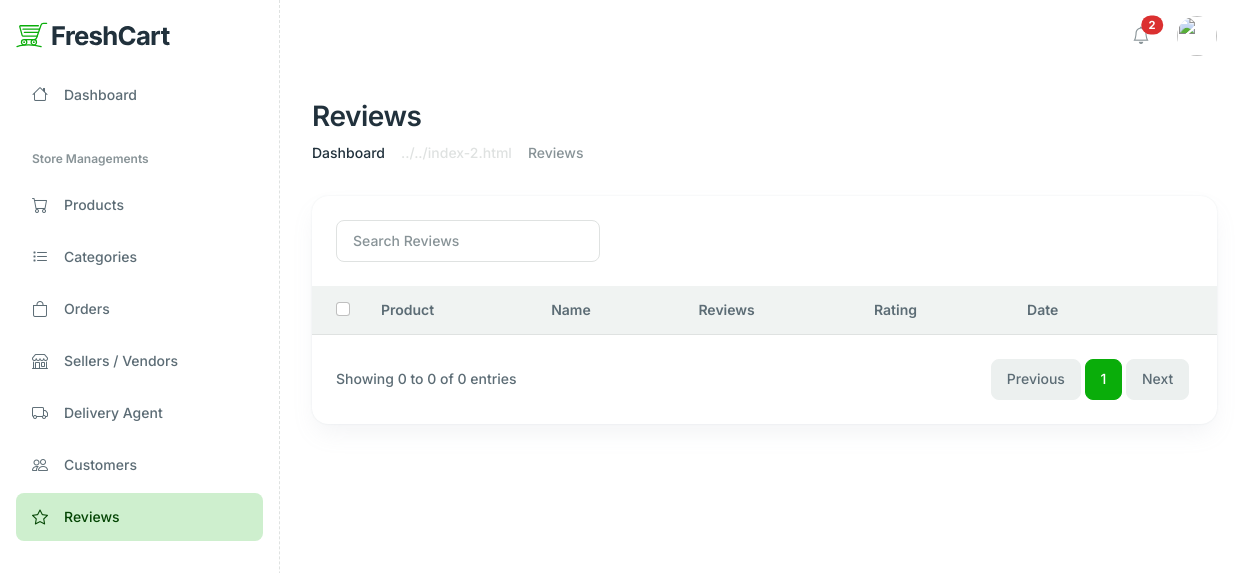
Before: /administrator/review_list/ with the older database file.
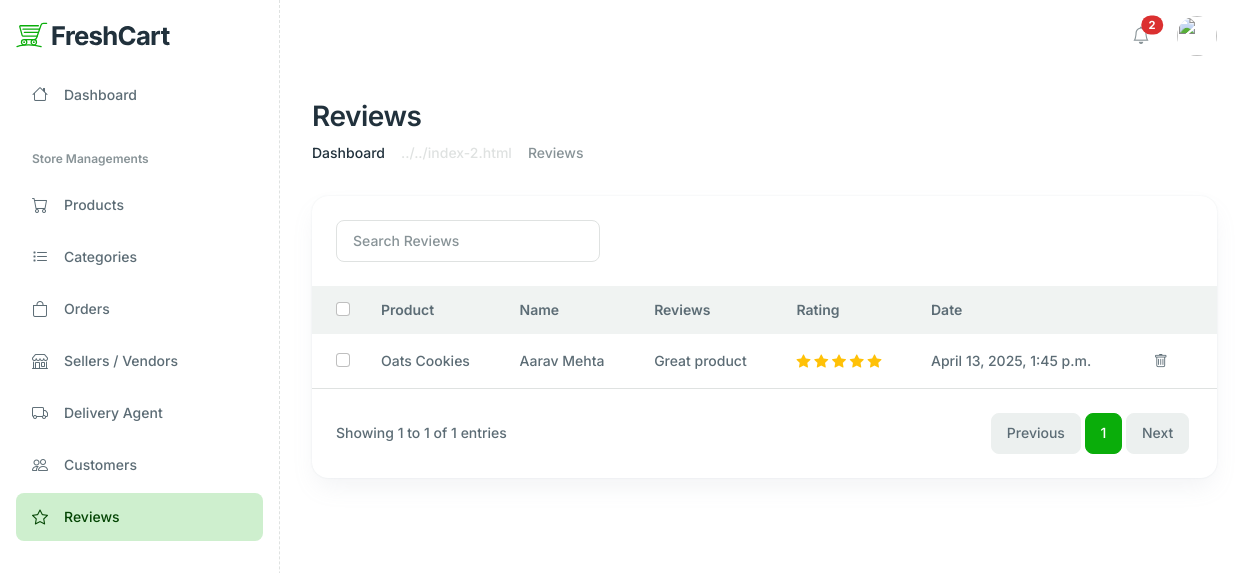
After: the same page with the newer database file.
### seller/models.py (models this page shows, shortened)
class Review(models.Model):
    product = models.ForeignKey(Product, on_delete=models.CASCADE, related_name="reviews")
    user = models.ForeignKey(User, on_delete=models.CASCADE, related_name="reviews")
    rating = models.PositiveIntegerField()
    review = models.TextField(blank=True, null=True)
    timestamp = models.DateTimeField(default=now)

class Product(models.Model):
    name = models.CharField(max_length=255)
    description = models.TextField(blank=True, null=True)
    category = models.ForeignKey(Category, on_delete=models.CASCADE, related_name="products")
    stock = models.PositiveIntegerField(default=0)
    product_code = models.CharField(max_length=100, unique=True)
    availability = models.BooleanField(default=True)
    brand = models.CharField(max_length=255, blank=True, null=True)
    manufacturing_date = models.DateField(blank=True, null=True)
    ingredients_used = models.TextField(blank=True, null=True)
    is_veg = models.BooleanField(default=True)
    vendor = models.ForeignKey(User, on_delete=models.CASCADE, related_name="products",
                               limit_choices_to={'rights': 'seller'})

### administrator/models.py (models this page shows, shortened)
class User(models.Model):
    name = models.CharField(max_length=255)
    email = models.EmailField(unique=True)
    password = models.CharField(max_length=255)
    approved = models.BooleanField(default=True)
    phone_no = models.CharField(max_length=15, unique=True)
    rights = models.CharField(
        max_length=50,
        choices=[('admin', 'Admin'), ('seller', 'Seller'), ('customer', 'Customer'), ('delivery', 'Delivery')],
        default='customer'
    )
    created_at = models.DateTimeField(default=now, editable=False)
    photo = models.ImageField(upload_to='user_photos/', blank=True, null=True)

### administrator/views.py (the view)
# urls.py: path('review_list/', review_list, name="review_list"),
def review_list(request):
    reviews = Review.objects.all()
    paginator = Paginator(reviews, 12)
    page_number = request.GET.get('page')
    page_obj = paginator.get_page(page_number)
    return render(request, 'administrator/reviews.html', {'reviews': page_obj,'page_obj':page_obj, 'current_page':7,})

### customer/context_processors.py (called while the page is built, shortened)
def common_data(request):
    login = "userid" in request.session
    user = None
    cart_items = []
    cart_total = 0
    cart_count = 0
    like_count = 0
    categories = []
    return {
        "login": login,
        "user": user,
        "cart_items": cart_items,
        'cart_total':cart_total,
        'cart_count' : cart_count,
        'like_count' : like_count,
        'categories' : categories,
    }

### administrator/templates/administrator/reviews.html (shortened to what the changed rows need)
{% extends 'administrator/baseDash.html' %}
      {% block content %}
      {% load static %}
      <main class="main-content-wrapper">
        <div class="container">
            <div class="row mb-8">
                <div class="col-md-12">
                    <div>
                        <h2>Reviews</h2>
                    </div>
                </div>
            </div>
            <div class="row">
                <div class="col-xl-12 col-12 mb-5">
                    <div class="card h-100 card-lg">
                        <div class="card-body p-0">
                            <div class="table-responsive">
                                <table class="table table-centered table-hover table-borderless mb-0 table-with-checkbox text-nowrap">
                                    <thead class="bg-light">
                                        <tr>
                                            <th>
                                                <div class="form-check">
                                                    <input class="form-check-input" type="checkbox" value="" id="checkAll" />
                                                </div>
                                            </th>
                                            <th>Product</th>
                                            <th>Name</th>
                                            <th>Reviews</th>
                                            <th>Rating</th>
                                            <th>Date</th>
                                            <th></th>
                                        </tr>
                                    </thead>
                                    <tbody>
                                        {% for review in reviews %}
                                        <tr>
                                            <td>
                                                <div class="form-check">
                                                    <input class="form-check-input" type="checkbox" value="" id="reviewOne" />
                                                </div>
                                            </td>
                                            <td><a href="#" class="text-reset">{{review.product.name}}</a></td>
                                            <td>{{review.user.name}}</td>
                                            <td>
                                                <span class="text-truncate">{{review.review}}</span>
                                            </td>
                                            <td>
                                                <div>
                                                    <span><i class="bi bi-star{% if review.rating > 0 %}-fill{% endif %} text-warning"></i></span>
                                                    <span><i class="bi bi-star{% if review.rating > 1 %}-fill{% endif %} text-warning"></i></span>
                                                    <span><i class="bi bi-star{% if review.rating > 2 %}-fill{% endif %} text-warning"></i></span>
                                                    <span><i class="bi bi-star{% if review.rating > 3 %}-fill{% endif %} text-warning"></i></span>
                                                    <span><i class="bi bi-star{% if review.rating > 4 %}-fill{% endif %} text-warning"></i></span>
                                                </div>
                                            </td>
                                            <td>{{review.timestamp}}</td>
                                            <td>
                                                            <a class="dropdown-item" href="{% url 'delete_review' review.id %}">
                                                                <i class="bi bi-trash me-3"></i>
                                                            </a>
                                            </td>
                                        </tr>
                                        {% endfor %}
                                    </tbody>
                                </table>
                            </div>
                            <div class="border-top d-flex justify-content-between align-items-md-center px-6 py-6 flex-md-row flex-column gap-4">
                                <span>Showing {{ page_obj.start_index }} to {{ page_obj.end_index }} of {{ page_obj.paginator.count }} entries</span>
                                <nav>
                                    <ul class="pagination mb-0">
                                        {% for num in page_obj.paginator.page_range %}
                                            {% if page_obj.number == num %}
                                                <li class="page-item active"><a class="page-link" href="#">{{ num }}</a></li>
                                            {% else %}
                                                <li class="page-item"><a class="page-link" href="?page={{ num }}">{{ num }}</a></li>
                                            {% endif %}
                                        {% endfor %}
                                    </ul>
                                </nav>
                            </div>
                        </div>
                    </div>
                </div>
            </div>
        </div>
    </main>
    {% endblock %}

Changed rows visible on the page:
added Review: product.name "Oats Cookies", user.name "Aarav Mehta", review "Great product", rating 5 (drawn), timestamp "April 13, 2025, 1:45 p.m."
Other visible differences:
{{ page_obj.start_index }}: "0" → "1"
{{ page_obj.end_index }}: "0" → "1"
{{ page_obj.paginator.count }}: "0" → "1"
